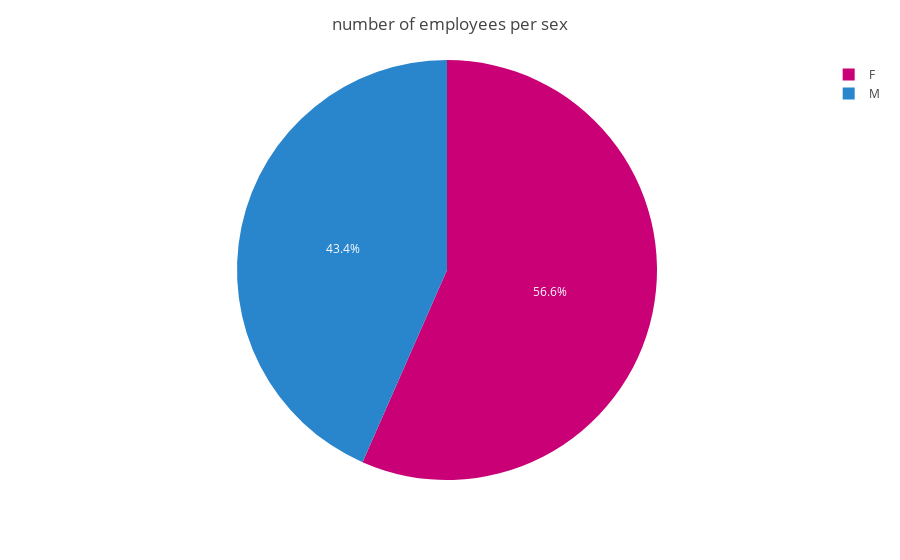

Write notebook code for a chart like this one.
### Code cell
num_of_emp_per_sex = df.groupby('Sex')['Employee_Name'].count().reset_index(name='Employee_count')
fig01 = px.pie(num_of_emp_per_sex,names='Sex',values='Employee_count')
fig01.update_traces(marker=dict(colors=['#c90076', '#2986cc']))
fig01.update_layout(title_text='number of employees per sex')

### Figure 1 — Plotly figure (JSON) as saved in the notebook; plotly's stock layout.template omitted (floating-point values rounded to 4 significant figures)
{"data": [{"domain": {"x": [0, 1], "y": [0, 1]}, "hovertemplate": "Sex=%{label}<br>Employee_count=%{value}<extra></extra>", "labels": ["F", "M "], "legendgroup": "", "marker": {"colors": ["#c90076", "#2986cc"]}, "name": "", "showlegend": true, "type": "pie", "values": [176, 135]}], "layout": {"legend": {"tracegroupgap": 0}, "margin": {"t": 60}, "title": {"text": "number of employees per sex"}}}
